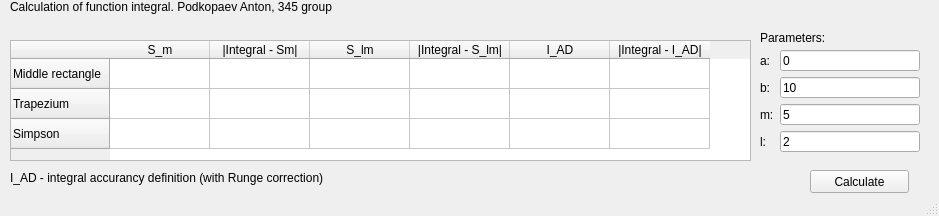
<?xml version="1.0" encoding="UTF-8"?>
<ui version="4.0">
 <class>MainWindow</class>
 <widget class="QMainWindow" name="MainWindow">
  <property name="geometry">
   <rect>
    <x>0</x>
    <y>0</y>
    <width>939</width>
    <height>216</height>
   </rect>
  </property>
  <property name="windowTitle">
   <string>MainWindow</string>
  </property>
  <widget class="QWidget" name="centralwidget">
   <widget class="QWidget" name="gridLayoutWidget">
    <property name="geometry">
     <rect>
      <x>760</x>
      <y>50</y>
      <width>160</width>
      <height>102</height>
     </rect>
    </property>
    <layout class="QGridLayout" name="paramLayout">
     <item row="0" column="0">
      <widget class="QLabel" name="label">
       <property name="text">
        <string>a:</string>
       </property>
      </widget>
     </item>
     <item row="0" column="1">
      <widget class="QLineEdit" name="aEdit">
       <property name="text">
        <string>0</string>
       </property>
      </widget>
     </item>
     <item row="1" column="0">
      <widget class="QLabel" name="label_2">
       <property name="text">
        <string>b:</string>
       </property>
      </widget>
     </item>
     <item row="1" column="1">
      <widget class="QLineEdit" name="bEdit">
       <property name="text">
        <string>10</string>
       </property>
      </widget>
     </item>
     <item row="2" column="0">
      <widget class="QLabel" name="label_3">
       <property name="text">
        <string>m:</string>
       </property>
      </widget>
     </item>
     <item row="2" column="1">
      <widget class="QLineEdit" name="mEdit">
       <property name="text">
        <string>5</string>
       </property>
      </widget>
     </item>
     <item row="3" column="0">
      <widget class="QLabel" name="label_4">
       <property name="text">
        <string>l:</string>
       </property>
      </widget>
     </item>
     <item row="3" column="1">
      <widget class="QLineEdit" name="lEdit">
       <property name="text">
        <string>2</string>
       </property>
      </widget>
     </item>
    </layout>
   </widget>
   <widget class="QLabel" name="label_5">
    <property name="geometry">
     <rect>
      <x>760</x>
      <y>30</y>
      <width>81</width>
      <height>16</height>
     </rect>
    </property>
    <property name="text">
     <string>Parameters:</string>
    </property>
   </widget>
   <widget class="QPushButton" name="calcButton">
    <property name="geometry">
     <rect>
      <x>810</x>
      <y>170</y>
      <width>99</width>
      <height>23</height>
     </rect>
    </property>
    <property name="text">
     <string>Calculate</string>
    </property>
   </widget>
   <widget class="QWidget" name="verticalLayoutWidget">
    <property name="geometry">
     <rect>
      <x>10</x>
      <y>0</y>
      <width>391</width>
      <height>34</height>
     </rect>
    </property>
    <layout class="QVBoxLayout" name="problemInfoLayout">
     <item>
      <widget class="QLabel" name="problemNameLabel">
       <property name="text">
        <string>Calculation of function integral. Podkopaev Anton, 345 group</string>
       </property>
      </widget>
     </item>
     <item>
      <widget class="QLabel" name="functionLabel">
       <property name="text">
        <string/>
       </property>
      </widget>
     </item>
    </layout>
   </widget>
   <widget class="QTableWidget" name="resultTable">
    <property name="geometry">
     <rect>
      <x>10</x>
      <y>40</y>
      <width>741</width>
      <height>121</height>
     </rect>
    </property>
    <row>
     <property name="text">
      <string>Middle rectangle</string>
     </property>
    </row>
    <row>
     <property name="text">
      <string>Trapezium</string>
     </property>
    </row>
    <row>
     <property name="text">
      <string>Simpson</string>
     </property>
    </row>
    <column>
     <property name="text">
      <string>S_m</string>
     </property>
    </column>
    <column>
     <property name="text">
      <string>|Integral - Sm|</string>
     </property>
    </column>
    <column>
     <property name="text">
      <string>S_lm</string>
     </property>
    </column>
    <column>
     <property name="text">
      <string>|Integral - S_lm|</string>
     </property>
    </column>
    <column>
     <property name="text">
      <string>I_AD</string>
     </property>
    </column>
    <column>
     <property name="text">
      <string>|Integral - I_AD|</string>
     </property>
    </column>
   </widget>
   <widget class="QLabel" name="label_6">
    <property name="geometry">
     <rect>
      <x>10</x>
      <y>170</y>
      <width>371</width>
      <height>16</height>
     </rect>
    </property>
    <property name="text">
     <string>I_AD - integral accurancy definition (with Runge correction)</string>
    </property>
   </widget>
  </widget>
  <widget class="QMenuBar" name="menubar">
   <property name="geometry">
    <rect>
     <x>0</x>
     <y>0</y>
     <width>939</width>
     <height>20</height>
    </rect>
   </property>
  </widget>
  <widget class="QStatusBar" name="statusbar"/>
 </widget>
 <resources/>
 <connections/>
</ui>
